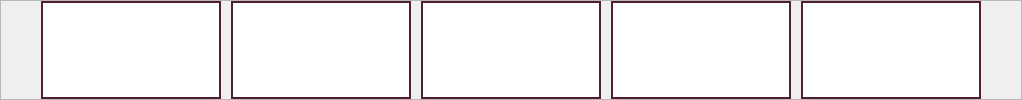
                  <widget class="QFrame" name="teamFrame">
                   <property name="sizePolicy">
                    <sizepolicy hsizetype="Preferred" vsizetype="Expanding">
                     <horstretch>0</horstretch>
                     <verstretch>1</verstretch>
                    </sizepolicy>
                   </property>
                   <property name="styleSheet">
                    <string notr="true">QPushButton{
	border-style: solid;
  	border-width: 2px;
	border-color: rgb(80, 30, 46);
	background-color: rgb(255, 255, 255);
}
QPushButton:focus{
	border-style: solid;
  	border-width: 3px;
	border-color: rgb(182, 79, 103);
	background-color: rgb(255, 255, 255);
}</string>
                   </property>
                   <property name="frameShape">
                    <enum>QFrame::StyledPanel</enum>
                   </property>
                   <property name="frameShadow">
                    <enum>QFrame::Raised</enum>
                   </property>
                   <layout class="QHBoxLayout" name="horizontalLayout_21">
                    <property name="spacing">
                     <number>10</number>
                    </property>
                    <property name="leftMargin">
                     <number>0</number>
                    </property>
                    <property name="topMargin">
                     <number>0</number>
                    </property>
                    <property name="rightMargin">
                     <number>0</number>
                    </property>
                    <property name="bottomMargin">
                     <number>0</number>
                    </property>
                    <item>
                     <spacer name="horizontalSpacer">
                      <property name="orientation">
                       <enum>Qt::Horizontal</enum>
                      </property>
                      <property name="sizeHint" stdset="0">
                       <size>
                        <width>40</width>
                        <height>20</height>
                       </size>
                      </property>
                     </spacer>
                    </item>
                    <item>
                     <widget class="QPushButton" name="team1">
                      <property name="sizePolicy">
                       <sizepolicy hsizetype="Minimum" vsizetype="Expanding">
                        <horstretch>0</horstretch>
                        <verstretch>0</verstretch>
                       </sizepolicy>
                      </property>
                      <property name="minimumSize">
                       <size>
                        <width>180</width>
                        <height>0</height>
                       </size>
                      </property>
                      <property name="maximumSize">
                       <size>
                        <width>180</width>
                        <height>16777215</height>
                       </size>
                      </property>
                      <property name="layoutDirection">
                       <enum>Qt::LeftToRight</enum>
                      </property>
                      <property name="text">
                       <string/>
                      </property>
                      <property name="flat">
                       <bool>false</bool>
                      </property>
                     </widget>
                    </item>
                    <item>
                     <widget class="QPushButton" name="team2">
                      <property name="sizePolicy">
                       <sizepolicy hsizetype="Minimum" vsizetype="Expanding">
                        <horstretch>0</horstretch>
                        <verstretch>0</verstretch>
                       </sizepolicy>
                      </property>
                      <property name="minimumSize">
                       <size>
                        <width>180</width>
                        <height>0</height>
                       </size>
                      </property>
                      <property name="maximumSize">
                       <size>
                        <width>180</width>
                        <height>16777215</height>
                       </size>
                      </property>
                      <property name="text">
                       <string/>
                      </property>
                     </widget>
                    </item>
                    <item>
                     <widget class="QPushButton" name="team3">
                      <property name="sizePolicy">
                       <sizepolicy hsizetype="Minimum" vsizetype="Expanding">
                        <horstretch>0</horstretch>
                        <verstretch>0</verstretch>
                       </sizepolicy>
                      </property>
                      <property name="minimumSize">
                       <size>
                        <width>180</width>
                        <height>0</height>
                       </size>
                      </property>
                      <property name="maximumSize">
                       <size>
                        <width>180</width>
                        <height>16777215</height>
                       </size>
                      </property>
                      <property name="text">
                       <string/>
                      </property>
                     </widget>
                    </item>
                    <item>
                     <widget class="QPushButton" name="team4">
                      <property name="sizePolicy">
                       <sizepolicy hsizetype="Minimum" vsizetype="Expanding">
                        <horstretch>0</horstretch>
                        <verstretch>0</verstretch>
                       </sizepolicy>
                      </property>
                      <property name="minimumSize">
                       <size>
                        <width>180</width>
                        <height>0</height>
                       </size>
                      </property>
                      <property name="maximumSize">
                       <size>
                        <width>180</width>
                        <height>16777215</height>
                       </size>
                      </property>
                      <property name="text">
                       <string/>
                      </property>
                     </widget>
                    </item>
                    <item>
                     <widget class="QPushButton" name="team5">
                      <property name="sizePolicy">
                       <sizepolicy hsizetype="Minimum" vsizetype="Expanding">
                        <horstretch>0</horstretch>
                        <verstretch>0</verstretch>
                       </sizepolicy>
                      </property>
                      <property name="minimumSize">
                       <size>
                        <width>180</width>
                        <height>0</height>
                       </size>
                      </property>
                      <property name="maximumSize">
                       <size>
                        <width>180</width>
                        <height>16777215</height>
                       </size>
                      </property>
                      <property name="text">
                       <string/>
                      </property>
                     </widget>
                    </item>
                    <item>
                     <spacer name="horizontalSpacer_2">
                      <property name="orientation">
                       <enum>Qt::Horizontal</enum>
                      </property>
                      <property name="sizeHint" stdset="0">
                       <size>
                        <width>40</width>
                        <height>20</height>
                       </size>
                      </property>
                     </spacer>
                    </item>
                   </layout>
                  </widget>
